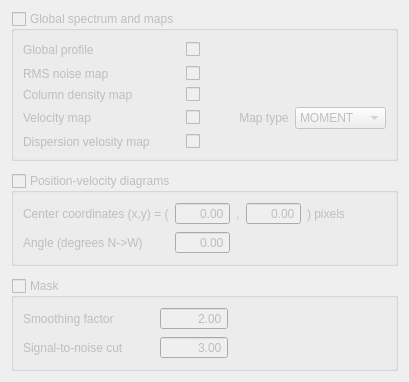
        <widget class="QWidget" name="page_6">
         <layout class="QGridLayout" name="gridLayout_13">
          <item row="6" column="0">
           <widget class="QGroupBox" name="MaskgroupBox">
            <property name="enabled">
             <bool>false</bool>
            </property>
            <property name="title">
             <string>Mask</string>
            </property>
            <property name="checkable">
             <bool>true</bool>
            </property>
            <property name="checked">
             <bool>false</bool>
            </property>
            <layout class="QGridLayout" name="gridLayout_9">
             <item row="2" column="2">
              <widget class="QDoubleSpinBox" name="BlankcutSpinBox">
               <property name="locale">
                <locale language="English" country="UnitedStates"/>
               </property>
               <property name="alignment">
                <set>Qt::AlignRight|Qt::AlignTrailing|Qt::AlignVCenter</set>
               </property>
               <property name="buttonSymbols">
                <enum>QAbstractSpinBox::NoButtons</enum>
               </property>
               <property name="maximum">
                <double>100000.000000000000000</double>
               </property>
               <property name="value">
                <double>3.000000000000000</double>
               </property>
              </widget>
             </item>
             <item row="2" column="0">
              <widget class="QLabel" name="label_54">
               <property name="text">
                <string>Signal-to-noise cut</string>
               </property>
              </widget>
             </item>
             <item row="1" column="0">
              <widget class="QLabel" name="label_50">
               <property name="text">
                <string>Smoothing factor</string>
               </property>
              </widget>
             </item>
             <item row="1" column="2">
              <widget class="QDoubleSpinBox" name="BlankfactordoubleSpinBox">
               <property name="alignment">
                <set>Qt::AlignRight|Qt::AlignTrailing|Qt::AlignVCenter</set>
               </property>
               <property name="buttonSymbols">
                <enum>QAbstractSpinBox::NoButtons</enum>
               </property>
               <property name="value">
                <double>2.000000000000000</double>
               </property>
              </widget>
             </item>
             <item row="1" column="1">
              <spacer name="horizontalSpacer_12">
               <property name="orientation">
                <enum>Qt::Horizontal</enum>
               </property>
               <property name="sizeType">
                <enum>QSizePolicy::Fixed</enum>
               </property>
               <property name="sizeHint" stdset="0">
                <size>
                 <width>30</width>
                 <height>20</height>
                </size>
               </property>
              </spacer>
             </item>
             <item row="1" column="3">
              <spacer name="horizontalSpacer_11">
               <property name="orientation">
                <enum>Qt::Horizontal</enum>
               </property>
               <property name="sizeHint" stdset="0">
                <size>
                 <width>40</width>
                 <height>20</height>
                </size>
               </property>
              </spacer>
             </item>
            </layout>
           </widget>
          </item>
          <item row="2" column="0">
           <widget class="QGroupBox" name="MomentmapsgroupBox">
            <property name="enabled">
             <bool>false</bool>
            </property>
            <property name="title">
             <string>Global spectrum and maps</string>
            </property>
            <property name="checkable">
             <bool>true</bool>
            </property>
            <property name="checked">
             <bool>false</bool>
            </property>
            <layout class="QGridLayout" name="gridLayout_18">
             <item row="1" column="3" colspan="2">
              <spacer name="horizontalSpacer_10">
               <property name="orientation">
                <enum>Qt::Horizontal</enum>
               </property>
               <property name="sizeHint" stdset="0">
                <size>
                 <width>30</width>
                 <height>20</height>
                </size>
               </property>
              </spacer>
             </item>
             <item row="3" column="3" rowspan="3">
              <widget class="QLabel" name="label_35">
               <property name="text">
                <string>          Map type</string>
               </property>
              </widget>
             </item>
             <item row="3" column="0">
              <widget class="QLabel" name="label_44">
               <property name="text">
                <string>Column density map  </string>
               </property>
              </widget>
             </item>
             <item row="3" column="2">
              <widget class="QCheckBox" name="TotalmapcheckBox">
               <property name="layoutDirection">
                <enum>Qt::RightToLeft</enum>
               </property>
               <property name="text">
                <string/>
               </property>
              </widget>
             </item>
             <item row="5" column="0">
              <widget class="QLabel" name="label_46">
               <property name="sizePolicy">
                <sizepolicy hsizetype="Preferred" vsizetype="Preferred">
                 <horstretch>0</horstretch>
                 <verstretch>0</verstretch>
                </sizepolicy>
               </property>
               <property name="text">
                <string>Dispersion velosity map</string>
               </property>
              </widget>
             </item>
             <item row="3" column="4" rowspan="3">
              <widget class="QComboBox" name="MaptypecomboBox">
               <item>
                <property name="text">
                 <string>MOMENT</string>
                </property>
               </item>
               <item>
                <property name="text">
                 <string>GAUSSIAN</string>
                </property>
               </item>
              </widget>
             </item>
             <item row="4" column="2">
              <widget class="QCheckBox" name="VfieldcheckBox">
               <property name="layoutDirection">
                <enum>Qt::RightToLeft</enum>
               </property>
               <property name="text">
                <string/>
               </property>
              </widget>
             </item>
             <item row="5" column="2">
              <widget class="QCheckBox" name="DispmapcheckBox">
               <property name="layoutDirection">
                <enum>Qt::RightToLeft</enum>
               </property>
               <property name="text">
                <string/>
               </property>
              </widget>
             </item>
             <item row="4" column="1">
              <spacer name="horizontalSpacer_13">
               <property name="orientation">
                <enum>Qt::Horizontal</enum>
               </property>
               <property name="sizeType">
                <enum>QSizePolicy::Fixed</enum>
               </property>
               <property name="sizeHint" stdset="0">
                <size>
                 <width>30</width>
                 <height>20</height>
                </size>
               </property>
              </spacer>
             </item>
             <item row="1" column="2">
              <widget class="QCheckBox" name="ProfilecheckBox">
               <property name="layoutDirection">
                <enum>Qt::RightToLeft</enum>
               </property>
               <property name="text">
                <string/>
               </property>
              </widget>
             </item>
             <item row="4" column="0">
              <widget class="QLabel" name="label_45">
               <property name="text">
                <string>Velocity map</string>
               </property>
              </widget>
             </item>
             <item row="1" column="0">
              <widget class="QLabel" name="label_47">
               <property name="text">
                <string>Global profile</string>
               </property>
              </widget>
             </item>
             <item row="2" column="0">
              <widget class="QLabel" name="label_38">
               <property name="text">
                <string>RMS noise map</string>
               </property>
              </widget>
             </item>
             <item row="2" column="2">
              <widget class="QCheckBox" name="rmsmapcheckBox">
               <property name="layoutDirection">
                <enum>Qt::RightToLeft</enum>
               </property>
               <property name="text">
                <string/>
               </property>
              </widget>
             </item>
            </layout>
           </widget>
          </item>
          <item row="5" column="0">
           <spacer name="horizontalSpacer_14">
            <property name="orientation">
             <enum>Qt::Vertical</enum>
            </property>
            <property name="sizeType">
             <enum>QSizePolicy::Fixed</enum>
            </property>
            <property name="sizeHint" stdset="0">
             <size>
              <width>20</width>
              <height>6</height>
             </size>
            </property>
           </spacer>
          </item>
          <item row="4" column="0">
           <widget class="QGroupBox" name="PVgroupBox">
            <property name="enabled">
             <bool>false</bool>
            </property>
            <property name="title">
             <string>Position-velocity diagrams</string>
            </property>
            <property name="checkable">
             <bool>true</bool>
            </property>
            <property name="checked">
             <bool>false</bool>
            </property>
            <layout class="QGridLayout" name="gridLayout_7">
             <item row="0" column="3">
              <widget class="QDoubleSpinBox" name="PVYposSpinBox">
               <property name="sizePolicy">
                <sizepolicy hsizetype="Fixed" vsizetype="Fixed">
                 <horstretch>0</horstretch>
                 <verstretch>0</verstretch>
                </sizepolicy>
               </property>
               <property name="alignment">
                <set>Qt::AlignRight|Qt::AlignTrailing|Qt::AlignVCenter</set>
               </property>
               <property name="buttonSymbols">
                <enum>QAbstractSpinBox::NoButtons</enum>
               </property>
               <property name="maximum">
                <double>9999.000000000000000</double>
               </property>
              </widget>
             </item>
             <item row="0" column="5">
              <spacer name="horizontalSpacer_19">
               <property name="orientation">
                <enum>Qt::Horizontal</enum>
               </property>
               <property name="sizeHint" stdset="0">
                <size>
                 <width>40</width>
                 <height>20</height>
                </size>
               </property>
              </spacer>
             </item>
             <item row="0" column="0">
              <widget class="QLabel" name="label_20">
               <property name="sizePolicy">
                <sizepolicy hsizetype="Fixed" vsizetype="Preferred">
                 <horstretch>0</horstretch>
                 <verstretch>0</verstretch>
                </sizepolicy>
               </property>
               <property name="text">
                <string>Center coordinates (x,y) = (</string>
               </property>
              </widget>
             </item>
             <item row="0" column="4">
              <widget class="QLabel" name="label_22">
               <property name="sizePolicy">
                <sizepolicy hsizetype="Fixed" vsizetype="Preferred">
                 <horstretch>0</horstretch>
                 <verstretch>0</verstretch>
                </sizepolicy>
               </property>
               <property name="text">
                <string>) pixels</string>
               </property>
              </widget>
             </item>
             <item row="0" column="1">
              <widget class="QDoubleSpinBox" name="PVXposSpinBox">
               <property name="sizePolicy">
                <sizepolicy hsizetype="Fixed" vsizetype="Fixed">
                 <horstretch>0</horstretch>
                 <verstretch>0</verstretch>
                </sizepolicy>
               </property>
               <property name="alignment">
                <set>Qt::AlignRight|Qt::AlignTrailing|Qt::AlignVCenter</set>
               </property>
               <property name="buttonSymbols">
                <enum>QAbstractSpinBox::NoButtons</enum>
               </property>
               <property name="maximum">
                <double>9999.000000000000000</double>
               </property>
              </widget>
             </item>
             <item row="0" column="2">
              <widget class="QLabel" name="label_21">
               <property name="sizePolicy">
                <sizepolicy hsizetype="Maximum" vsizetype="Preferred">
                 <horstretch>0</horstretch>
                 <verstretch>0</verstretch>
                </sizepolicy>
               </property>
               <property name="text">
                <string>,</string>
               </property>
              </widget>
             </item>
             <item row="1" column="0">
              <widget class="QLabel" name="label_27">
               <property name="text">
                <string>Angle (degrees N-&gt;W)</string>
               </property>
              </widget>
             </item>
             <item row="1" column="1">
              <widget class="QDoubleSpinBox" name="PVPaSpinBox">
               <property name="alignment">
                <set>Qt::AlignRight|Qt::AlignTrailing|Qt::AlignVCenter</set>
               </property>
               <property name="buttonSymbols">
                <enum>QAbstractSpinBox::NoButtons</enum>
               </property>
               <property name="maximum">
                <double>360.000000000000000</double>
               </property>
              </widget>
             </item>
            </layout>
           </widget>
          </item>
          <item row="3" column="0">
           <spacer name="verticalSpacer_2">
            <property name="orientation">
             <enum>Qt::Vertical</enum>
            </property>
            <property name="sizeType">
             <enum>QSizePolicy::Fixed</enum>
            </property>
            <property name="sizeHint" stdset="0">
             <size>
              <width>20</width>
              <height>6</height>
             </size>
            </property>
           </spacer>
          </item>
         </layout>
        </widget>
